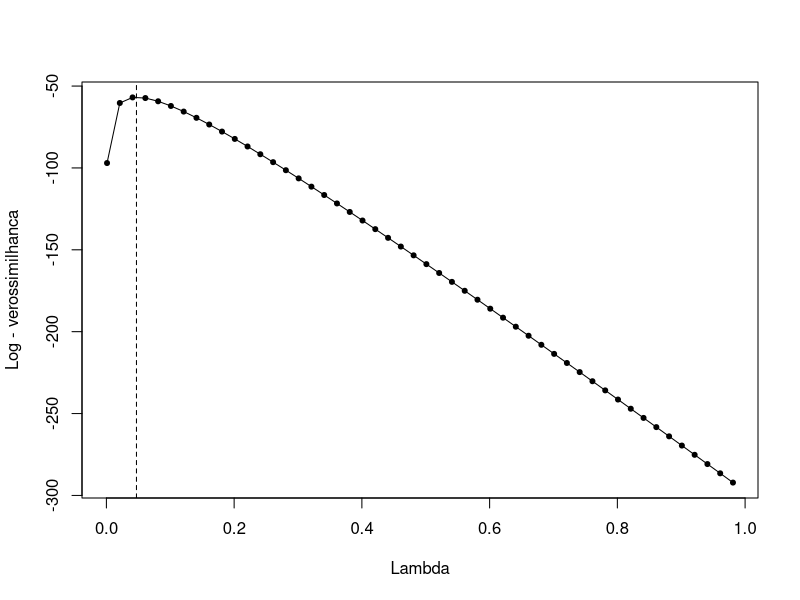
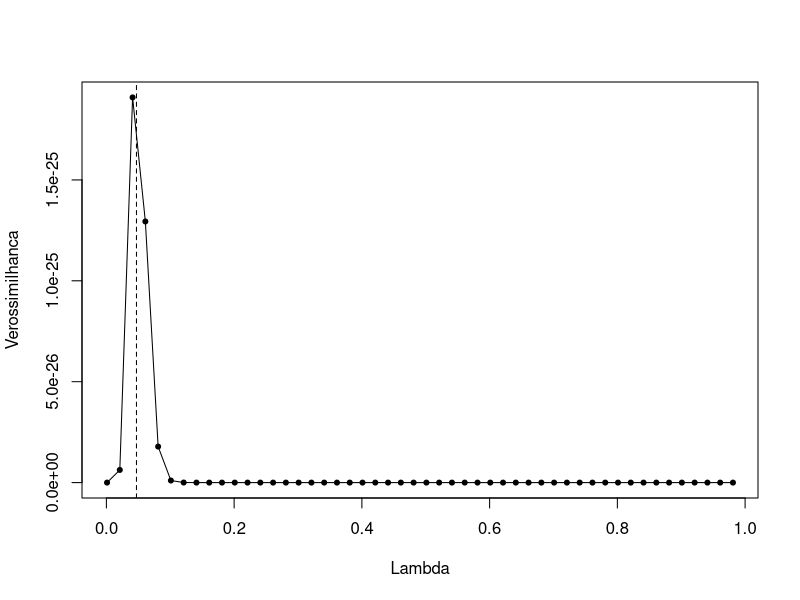

The R script that drew these images, in order:
# Item a da questao 3.2

x <- c(0.14, 1.46, 49.99, 17.30, 11.88, 70.96, 20.87, 4.90, 9.55, 9.19, 11.30, 48.42, 36.99, 4.60)

L1 <- function(x, lambda) prod(dexp(x = x, rate = lambda))

optimize(f = L1, x = x, interval = c(0.001, 1), maximum = TRUE)
# $maximum
# [1] 0.04706666


# Item b da questao 3.2

lambda <- seq(0.001, 1, 1/50)

l <- log((lambda^14) * exp(-lambda * sum(x)), exp(1))

plot(lambda, l, type = 'l', xlab = 'Lambda', ylab = 'Log - verossimilhanca')
points(lambda, l, pch = 20)
abline(v = 0.04706666, lty = 2)

L2 <- (lambda^14) * exp(-lambda * sum(x))

plot(lambda, L2, type = 'l', xlab = 'Lambda', ylab = 'Verossimilhanca')
points(lambda, L2, pch = 20)
abline(v = 0.04706666, lty = 2)
